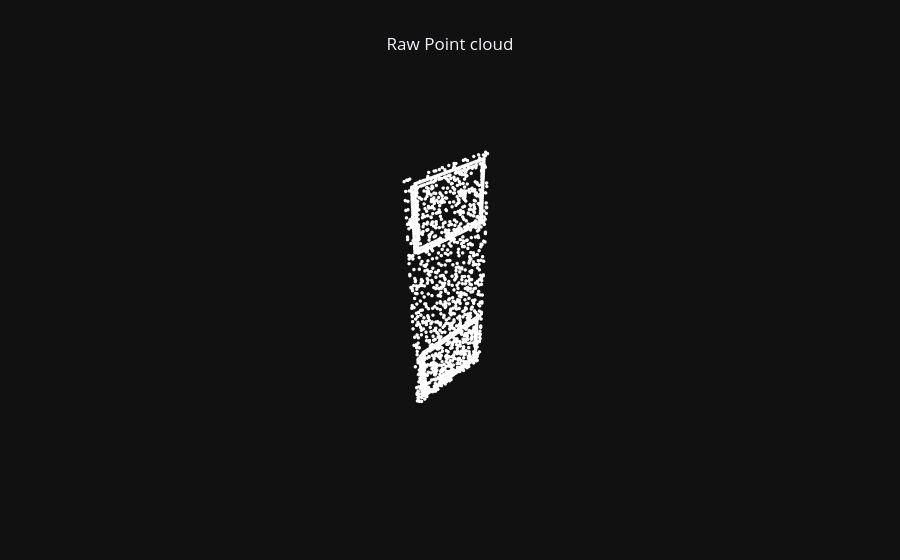

The cell this chart's notebook holds for it:
### Code cell
pc_plots = plot_pc_data3d(x=points[:,0], y=points[:,1], z=points[:,2], apply_color_gradient=False, color=PART_COLORS[seg_labels - 1], marker_size=2)
layout = dict(template="plotly_dark", title="Raw Point cloud", scene=PCD_SCENE, title_x=0.5)
fig = go.Figure(data=pc_plots, layout=layout)   
fig.show()

### Figure 1 — Plotly figure (JSON) as saved in the notebook; plotly's stock layout.template omitted (floating-point values rounded to 4 significant figures; data arrays with more than 128 entries replaced by an {"elided": "..."} marker saying what was removed)
{"data": [{"hoverinfo": "skip", "marker": {"color": {"elided": "2733x3 int values"}, "opacity": 1, "size": 2}, "mode": "markers", "showlegend": false, "type": "scatter3d", "x": {"elided": "2733 float values"}, "y": {"elided": "2733 float values"}, "z": {"elided": "2733 float values"}}], "layout": {"scene": {"aspectmode": "data", "xaxis": {"visible": false}, "yaxis": {"visible": false}, "zaxis": {"visible": false}}, "title": {"text": "Raw Point cloud", "x": 0.5}}}
